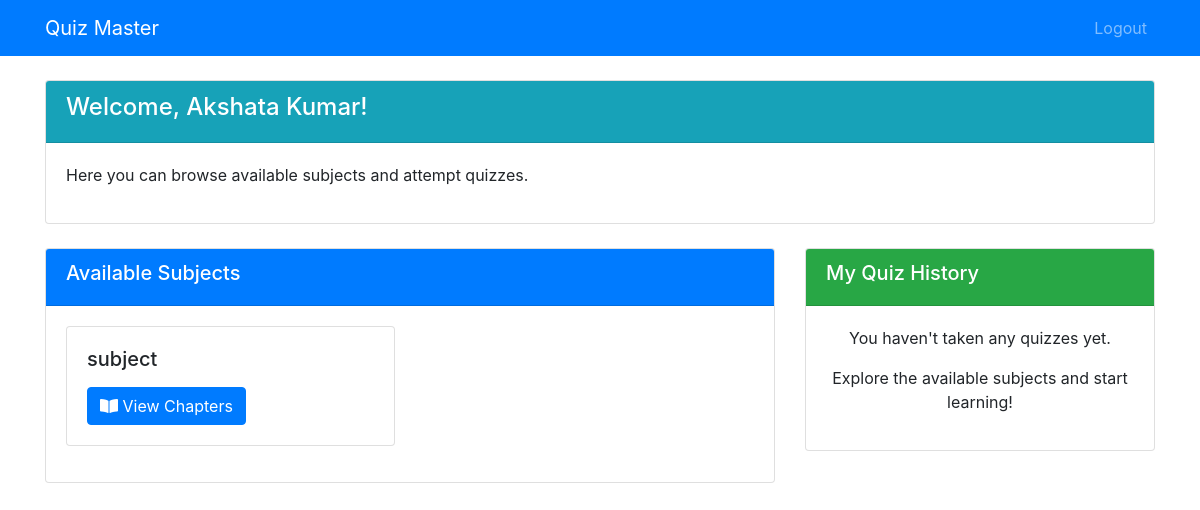
The page /user/dashboard (signed in) on the database as committed earlier.
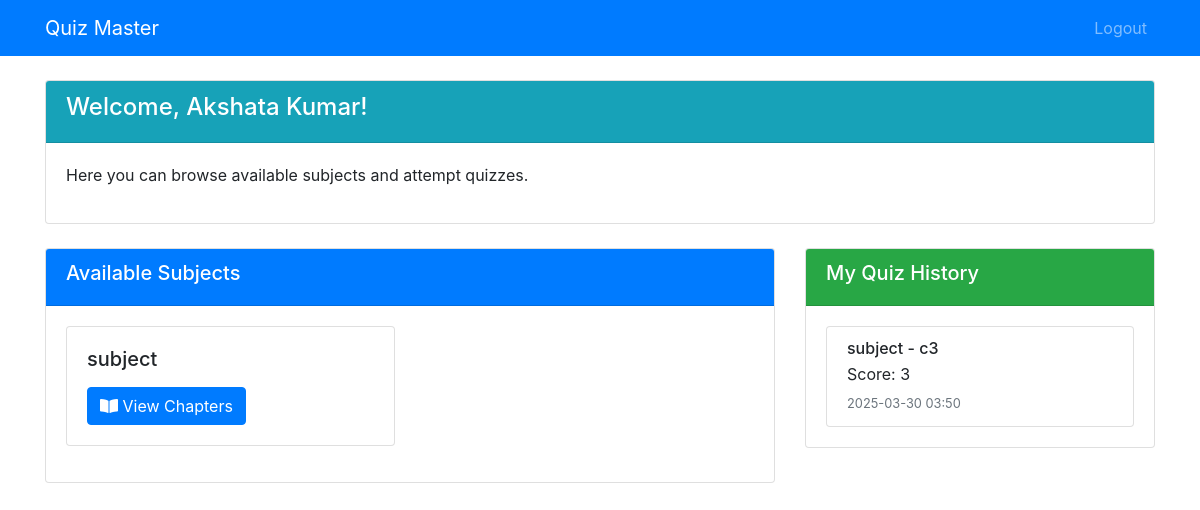
The same page on the database as committed later.
### models/db_setup.py (models this page shows)
class Subject(db.Model):
    id = db.Column(db.Integer, primary_key=True)
    name = db.Column(db.String(100), nullable=False)
    description = db.Column(db.Text)
    chapters = db.relationship('Chapter', backref='subject', lazy=True, cascade="all, delete-orphan")

class Score(db.Model):
    id = db.Column(db.Integer, primary_key=True)
    quiz_id = db.Column(db.Integer, db.ForeignKey('quiz.id'), nullable=False)
    user_id = db.Column(db.Integer, db.ForeignKey('user.id'), nullable=False)
    time_stamp = db.Column(db.DateTime, default=datetime.utcnow)
    total_scored = db.Column(db.Integer, nullable=False)

class Chapter(db.Model):
    id = db.Column(db.Integer, primary_key=True)
    name = db.Column(db.String(100), nullable=False)
    description = db.Column(db.Text)
    subject_id = db.Column(db.Integer, db.ForeignKey('subject.id'), nullable=False)
    quizzes = db.relationship('Quiz', backref='chapter', lazy=True, cascade="all, delete-orphan")

### controllers/user.py (the view)
def user_dashboard():
    if not session.get('user_id') or session.get('is_admin'):
        return redirect(url_for('login'))
    user_id = session['user_id']
    user = User.query.get(user_id)
    completed_quizzes = Score.query.filter_by(user_id=user_id).all()
    subjects = Subject.query.all()
    return render_template('user/dashboard.html', user=user, subjects=subjects, completed_quizzes=completed_quizzes)

### templates/user/dashboard.html (shortened to what this page needs)
<!DOCTYPE html>
<html lang="en">
<head>
    <link rel="stylesheet" href="https://stackpath.bootstrapcdn.com/bootstrap/4.5.2/css/bootstrap.min.css">
    <link rel="stylesheet" href="https://cdnjs.cloudflare.com/ajax/libs/font-awesome/5.15.1/css/all.min.css">
</head>
<body>
    <nav class="navbar navbar-expand-lg navbar-dark bg-primary">
        <div class="container">
            <a class="navbar-brand" href="#">Quiz Master</a>
            <div class="collapse navbar-collapse" id="navbarNav">
                <ul class="navbar-nav ml-auto">
                    <li class="nav-item">
                        <a class="nav-link" href="{{ url_for('logout') }}">Logout</a>
                    </li>
                </ul>
            </div>
        </div>
    </nav>
    <div class="container mt-4">
        <div class="row">
            <div class="col-md-12 mb-4">
                <div class="card">
                    <div class="card-header bg-info text-white">
                        <h4>Welcome, {{ user.full_name }}!</h4>
                    </div>
                    <div class="card-body">
                        <p>Here you can browse available subjects and attempt quizzes.</p>
                    </div>
                </div>
            </div>
            <div class="col-md-8">
                <div class="card mb-4">
                    <div class="card-header bg-primary text-white">
                        <h5>Available Subjects</h5>
                    </div>
                    <div class="card-body">
                        {% if subjects %}
                            <div class="row">
                                {% for subject in subjects %}
                                    <div class="col-md-6 mb-3">
                                        <div class="card h-100">
                                            <div class="card-body">
                                                <h5 class="card-title">{{ subject.name }}</h5>
                                                <a href="{{ url_for('user_view_subject', subject_id=subject.id) }}" class="btn btn-primary">
                                                    <i class="fas fa-book-open"></i> View Chapters
                                                </a>
                                            </div>
                                        </div>
                                    </div>
                                {% endfor %}
                            </div>
                        {% else %}
                            <p class="text-center">No subjects available yet. Please check back later.</p>
                        {% endif %}
                    </div>
                </div>
            </div>
            <div class="col-md-4">
                <div class="card mb-4">
                    <div class="card-header bg-success text-white">
                        <h5>My Quiz History</h5>
                    </div>
                    <div class="card-body">
                        {% if completed_quizzes %}
                            <div class="list-group">
                                {% for score in completed_quizzes %}
                                    <div class="list-group-item">
                                        <h6 class="mb-1">{{ score.quiz.chapter.subject.name }} - {{ score.quiz.chapter.name }}</h6>
                                        <p class="mb-1">Score: {{ score.total_scored }}</p>
                                        <small class="text-muted">{{ score.time_stamp.strftime('%Y-%m-%d %H:%M') }}</small>
                                    </div>
                                {% endfor %}
                            </div>
                        {% else %}
                            <p class="text-center">You haven't taken any quizzes yet.</p>
                            <p class="text-center">Explore the available subjects and start learning!</p>
                        {% endif %}
                    </div>
                </div>
            </div>
        </div>
    </div>
</body>
</html>

Rows that differ between the two databases and show on the page:
added Score: quiz.chapter.subject.name "subject", quiz.chapter.name "c3", total_scored "3", time_stamp "2025-03-30 03:50"
Other text that changed with them:
text no longer shown: "You haven't taken any quizzes yet. Explore the available subjects and start learning!"
